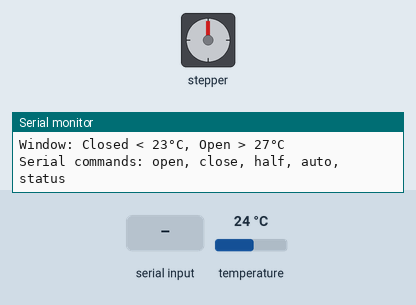
Recording of a program running on a simulated ESP32. On the bench: stepper motor, the last lines printed to the serial monitor. Wiring (inferred from the names in the program): stepper motor (2048 steps per turn assumed): coils GPIO 14, GPIO 27, GPIO 26, GPIO 25. Inputs (shaded band) come from the test bench; at power-on: temperature 24 °C.

Above: at 1.2 s.
1.3 s: temperature set to 28 °C
8.0 s: "half\n" received over Serial
At 9.2 s:
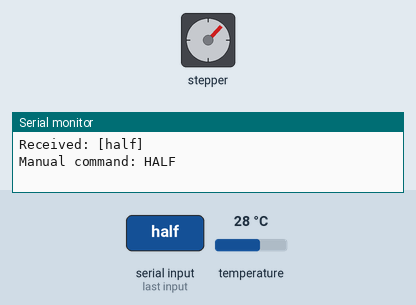
9.5 s: "open\n" received over Serial
At 10.8 s:
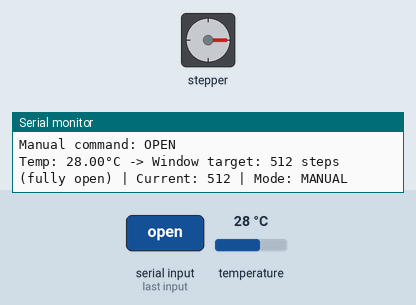
11.0 s: "close\n" received over Serial
At 11.46 s:
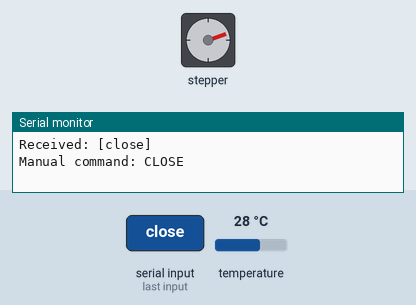
Timing chart, 0 to 14.0 s (numbered marks = the images above; inputs shaded):
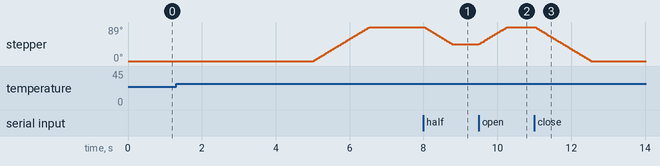

Measured:
- after the input at 8.0 s, stepper: turns 45° counter-clockwise in 0.75 s, starting at once
- after the input at 9.5 s, stepper: turns 45° clockwise in 0.75 s, starting at once
- after the input at 11.0 s, stepper: turns 89° counter-clockwise in 1.5 s, starting at once

The program:

main.cpp
```cpp
#include <Arduino.h>
#include <Wire.h>
#include <Adafruit_Sensor.h>
#include <Adafruit_BME280.h>

// Stepper motor pins (ULN2003)
const int MOTOR_PIN1 = 14;
const int MOTOR_PIN2 = 27;
const int MOTOR_PIN3 = 26;
const int MOTOR_PIN4 = 25;

// Stepper configuration
const int STEPS_PER_REV = 2048;  // 28BYJ-48 with gear reduction
const int STEP_DELAY = 3;        // Milliseconds between steps

// Window position range
const int WINDOW_MIN_STEPS = 0;
const int WINDOW_MAX_STEPS = 512;
const int WINDOW_HALF_STEPS = 256;

// 4-step sequence for 28BYJ-48
const int stepSequence[4][4] = {
    {1, 0, 0, 1},
    {1, 1, 0, 0},
    {0, 1, 1, 0},
    {0, 0, 1, 1}
};

int currentStep = 0;

// Window state
int currentPosition = 0;
bool manualMode = false;
int manualTargetPosition = 0;

// BME280 sensor
Adafruit_BME280 bme;

// Timer for temperature update
unsigned long lastUpdate = 0;
const unsigned long UPDATE_INTERVAL = 5000;

void setMotorStep(int step) {
    digitalWrite(MOTOR_PIN1, stepSequence[step][0]);
    digitalWrite(MOTOR_PIN2, stepSequence[step][1]);
    digitalWrite(MOTOR_PIN3, stepSequence[step][2]);
    digitalWrite(MOTOR_PIN4, stepSequence[step][3]);
}

void stepMotor(int steps) {
    for (int i = 0; i < abs(steps); i++) {
        if (steps > 0) {
            currentStep = (currentStep + 1) % 4;
        } else {
            currentStep = (currentStep + 3) % 4;
        }

        setMotorStep(currentStep);
        delay(STEP_DELAY);
    }
}

void motorOff() {
    digitalWrite(MOTOR_PIN1, LOW);
    digitalWrite(MOTOR_PIN2, LOW);
    digitalWrite(MOTOR_PIN3, LOW);
    digitalWrite(MOTOR_PIN4, LOW);
}

void moveWindowTo(int targetPosition) {
    targetPosition = constrain(targetPosition, WINDOW_MIN_STEPS, WINDOW_MAX_STEPS);

    int stepsToMove = targetPosition - currentPosition;

    if (stepsToMove != 0) {
        stepMotor(stepsToMove);
        currentPosition = targetPosition;
        motorOff();
    }
}

void printStatus(float temperature, int targetPosition, const char* windowState) {
    Serial.print("Temp: ");
    Serial.print(temperature, 2);
    Serial.print("°C -> Window target: ");
    Serial.print(targetPosition);
    Serial.print(" steps (");
    Serial.print(windowState);
    Serial.print(") | Current: ");
    Serial.print(currentPosition);
    Serial.print(" | Mode: ");
    Serial.println(manualMode ? "MANUAL" : "AUTO");
}

void handleSerialCommands() {
    if (!Serial.available()) {
        return;
    }

    String command = Serial.readStringUntil('\n');
    command.trim();
    command.toLowerCase();

    Serial.print("Received: [");
    Serial.print(command);
    Serial.println("]");

    if (command == "open") {
        manualMode = true;
        manualTargetPosition = WINDOW_MAX_STEPS;
        Serial.println("Manual command: OPEN");
        moveWindowTo(manualTargetPosition);
    } else if (command == "close") {
        manualMode = true;
        manualTargetPosition = WINDOW_MIN_STEPS;
        Serial.println("Manual command: CLOSE");
        moveWindowTo(manualTargetPosition);
    } else if (command == "half") {
        manualMode = true;
        manualTargetPosition = WINDOW_HALF_STEPS;
        Serial.println("Manual command: HALF");
        moveWindowTo(manualTargetPosition);
    } else if (command == "auto") {
        manualMode = false;
        Serial.println("Switched to AUTO mode");
    } else if (command == "status") {
        Serial.print("Current position: ");
        Serial.print(currentPosition);
        Serial.print(" | Mode: ");
        Serial.println(manualMode ? "MANUAL" : "AUTO");
    } else if (command.length() > 0) {
        Serial.println("Unknown command. Use: open, close, half, auto, status");
    }
}

void setup() {
    Serial.begin(115200);
    Serial.setTimeout(50);

    Serial.println("Temperature-Controlled Window Simulation");

    pinMode(MOTOR_PIN1, OUTPUT);
    pinMode(MOTOR_PIN2, OUTPUT);
    pinMode(MOTOR_PIN3, OUTPUT);
    pinMode(MOTOR_PIN4, OUTPUT);

    motorOff();

    Wire.begin(21, 22);

    if (!bme.begin(0x76)) {
        if (!bme.begin(0x77)) {
            Serial.println("BME280 not found!");
            while (1) {
                delay(100);
            }
        }
    }

    Serial.println("System ready");
    Serial.println("Temperature range: 20-30°C");
    Serial.println("Window: Closed < 23°C, Open > 27°C");
    Serial.println("Serial commands: open, close, half, auto, status");
}

void loop() {
    handleSerialCommands();

    if (millis() - lastUpdate >= UPDATE_INTERVAL) {
        lastUpdate = millis();

        float temperature = bme.readTemperature();

        int targetPosition = 0;
        const char* windowState = "closed";

        if (manualMode) {
            targetPosition = manualTargetPosition;

            if (targetPosition == WINDOW_MIN_STEPS) {
                windowState = "closed";
            } else if (targetPosition == WINDOW_HALF_STEPS) {
                windowState = "half open";
            } else if (targetPosition == WINDOW_MAX_STEPS) {
                windowState = "fully open";
            } else {
                windowState = "manual position";
            }
        } else {
            if (temperature < 23.0) {
                targetPosition = WINDOW_MIN_STEPS;
                windowState = "closed";
            } else if (temperature > 27.0) {
                targetPosition = WINDOW_MAX_STEPS;
                windowState = "fully open";
            } else {
                targetPosition = map((int)(temperature * 10), 230, 270, WINDOW_MIN_STEPS, WINDOW_MAX_STEPS);
                targetPosition = constrain(targetPosition, WINDOW_MIN_STEPS, WINDOW_MAX_STEPS);

                if (targetPosition >= 246 && targetPosition <= 266) {
                    windowState = "half open";
                } else {
                    windowState = "partially open";
                }
            }

            moveWindowTo(targetPosition);
        }

        printStatus(temperature, targetPosition, windowState);
    }
}
```
